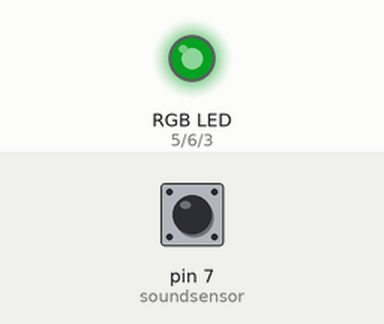
Bench run of a sketch on a simulated Arduino Uno, built with avr-gcc and run on an emulated ATmega328P. Shown: an RGB LED mixed from three pins (HIGH = lit). Inputs (shaded band) come from the test bench; at power-on: pin 7 (soundsensor) LOW. Dim RGB values are drawn brighter than linear; random numbers use the default seed unless the sketch sets one.

Above: at 1.2 s.
1.3 s: pin 7 (soundsensor) driven HIGH
At 2.29 s:
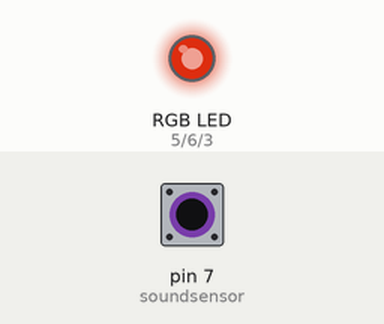
4.3 s: pin 7 (soundsensor) pulsed LOW 2 times (0.12 s each, 0.3 s apart)
At 5.02 s:
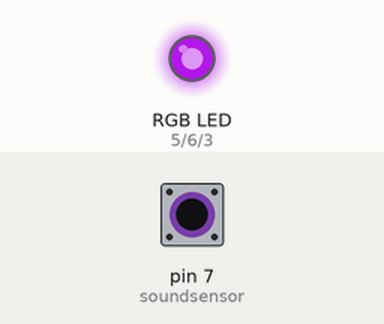
7.9 s: pin 7 (soundsensor) pulsed LOW 5 times (0.12 s each, 0.3 s apart)
At 9.89 s:
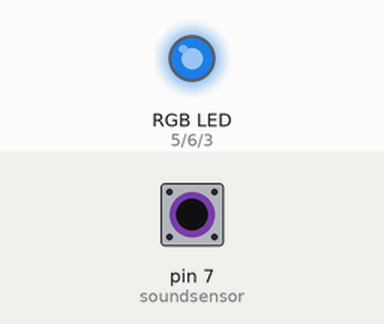
Timing chart, 0 to 18.5 s (numbered marks = the images above; inputs shaded):
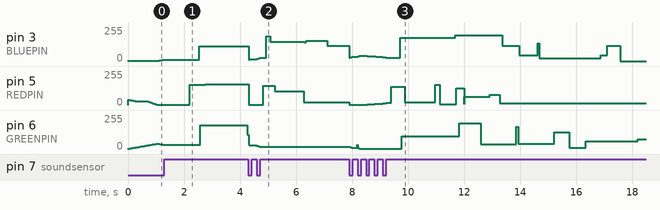

The sketch:

reactive_sound_test_1.ino
```cpp
#include <FastLED.h>
#define REDPIN   5
#define GREENPIN 6
#define BLUEPIN  3
#define soundsensor 7
#define mode 10
int mv =0;
void setup()
{
pinMode (soundsensor, INPUT);
pinMode (BLUEPIN, OUTPUT);
pinMode (GREENPIN, OUTPUT);
pinMode (REDPIN, OUTPUT);
pinMode (mode, INPUT);
 mv =0;
}

void loop()

{


  int sensorvalue = digitalRead (soundsensor);

if (sensorvalue == 1)

{
  ledon();
}


else if (sensorvalue == 0)
{
  ledoff();

}
delay(1);
}

  void ledon()
  {
    analogWrite(GREENPIN,  random(200));//delay(5);
    analogWrite(REDPIN,  random(200));//delay(5);
    analogWrite(BLUEPIN,  random(200));

  delay(5);
  }

  void ledoff()
  {
colorpallet();
//analogWrite(REDPIN, 50);
//    analogWrite(GREENPIN, 50);
//    analogWrite(BLUEPIN, 50);

    }
 void showAnalogRGB( const CRGB& rgb)
{
  analogWrite(REDPIN,   rgb.r );
  analogWrite(GREENPIN, rgb.g );
  analogWrite(BLUEPIN,  rgb.b );
}
void colorpallet()
{
  static uint8_t hue;
  hue = hue + 1;
  // Use FastLED automatic HSV->RGB conversion
 showAnalogRGB( CHSV( hue, 200, 100) );

   //colorBars();
  delay(10);
}
```
